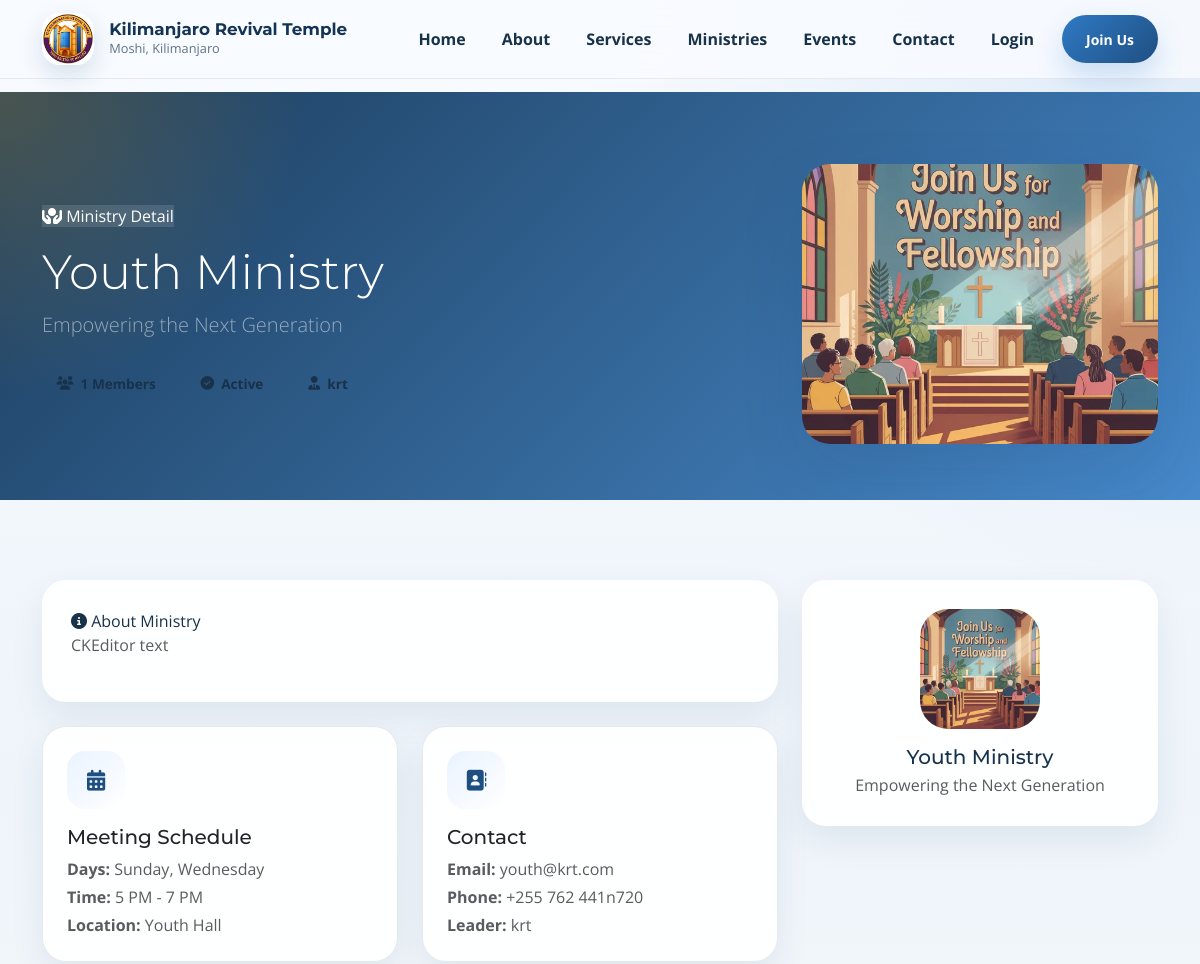
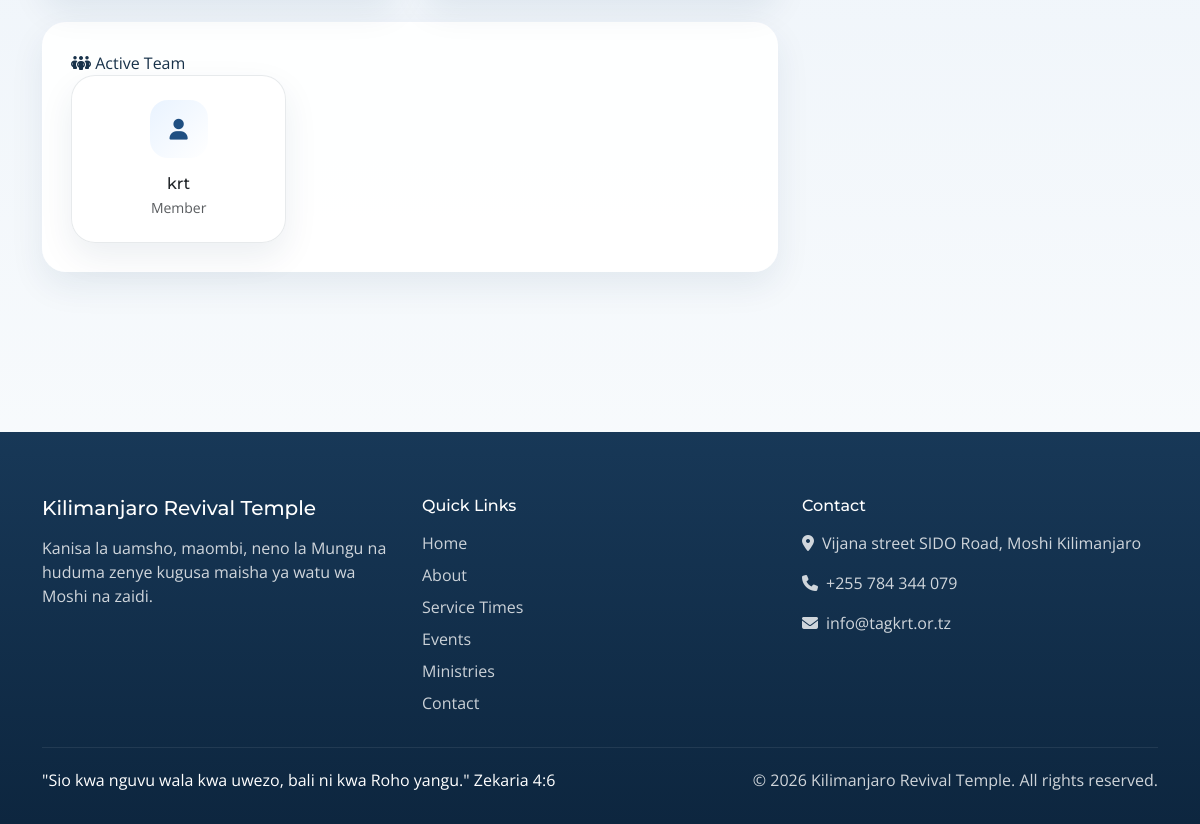
/ministries/youth-ministry/, run on an earlier commit of the app's database (2 pictures, top to bottom).
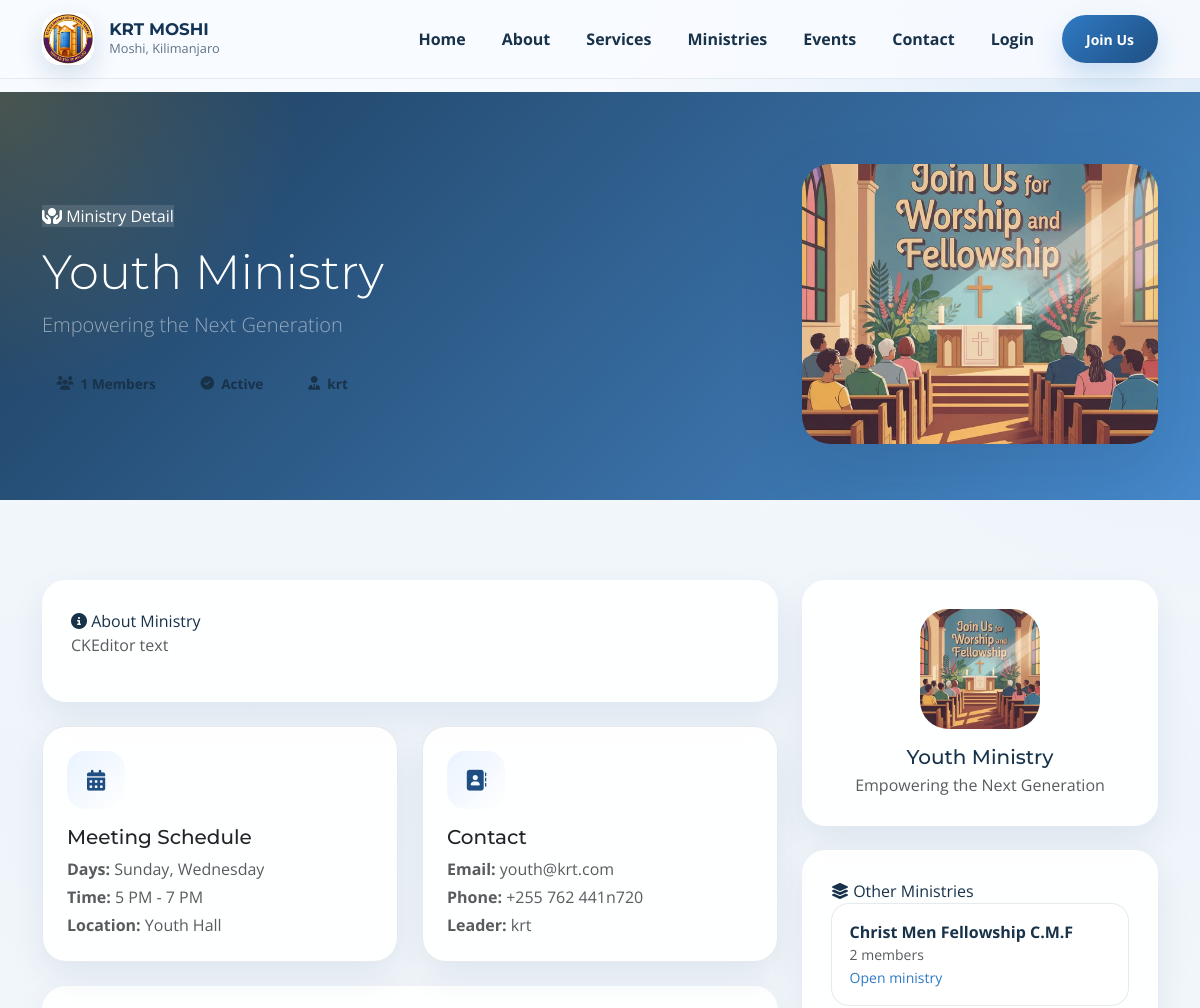
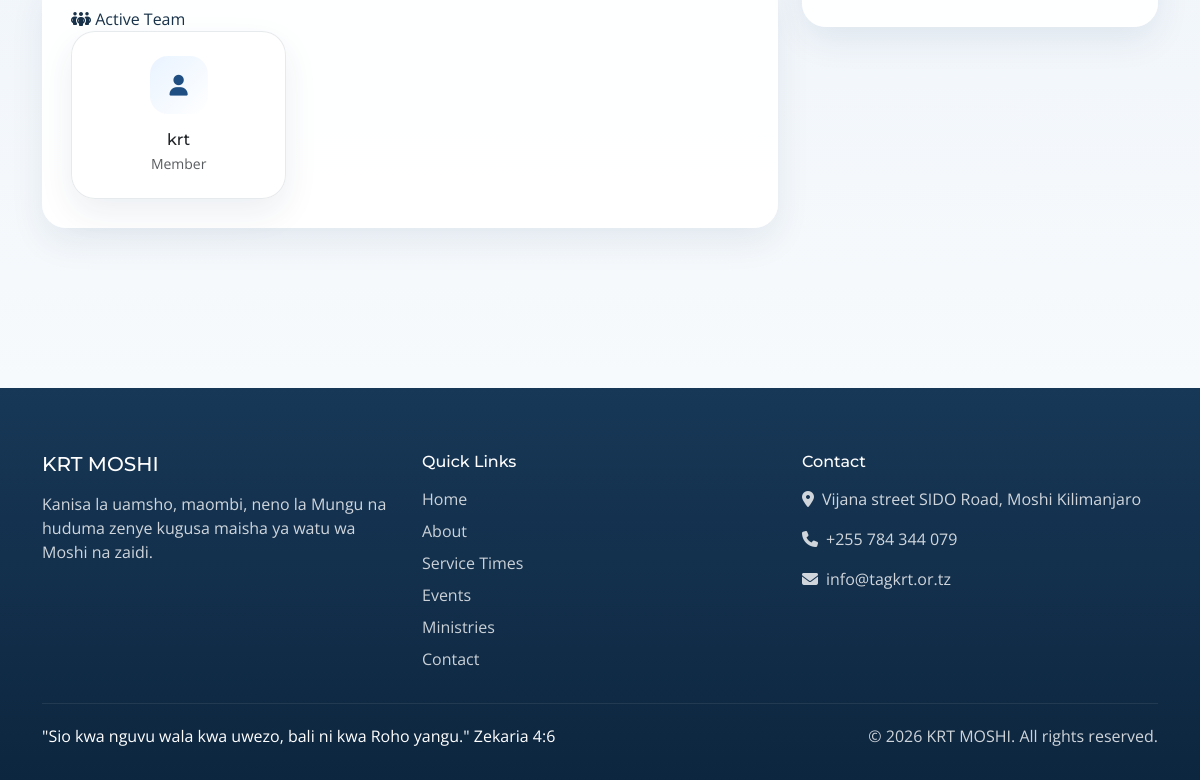
And on a later commit of the database (2 pictures, top to bottom).
### core/models.py (models this page shows, shortened)
class SiteConfig(models.Model):
    site_name = models.CharField(max_length=200, default="VCCT Mbezi Beach")
    site_logo = ResizedImageField(
        size=[200, 200],
        quality=85,
        upload_to='config/',
        blank=True,
        null=True,
        help_text="Logo size: 200x200 pixels"
    )
    site_favicon = ResizedImageField(
        size=[64, 64],
        quality=85,
        upload_to='config/',
        blank=True,
        null=True,
        help_text="Favicon size: 64x64 pixels"
    )
    hero_bg_image = ResizedImageField(
        size=[1920, 1080],
        quality=85,
        upload_to='config/',
        blank=True,
        null=True,
        help_text="Hero background size: 1920x1080 pixels"
    )
    contact_email = models.EmailField(default="info@tagkrt.or.tz")
    contact_phone = models.CharField(max_length=20, default="+255 784 344 079")
    address = models.TextField(default="Vijana street SIDO Road, Moshi Kilimanjaro")
    facebook_url = models.URLField(blank=True, null=True)
    twitter_url = models.URLField(blank=True, null=True)
    instagram_url = models.URLField(blank=True, null=True)
    youtube_url = models.URLField(blank=True, null=True)
    whatsapp_number = models.CharField(max_length=20, blank=True, null=True)
    about_us = RichTextUploadingField(blank=True, null=True)
    mission = RichTextUploadingField(blank=True, null=True)
    vision = RichTextUploadingField(blank=True, null=True)
    updated_at = models.DateTimeField(auto_now=True)
    class Meta:
        verbose_name = "Site Configuration"
        verbose_name_plural = "Site Configuration"

class MinistryMember(models.Model):
    ROLE_CHOICES = [
        ('leader', 'Leader'),
        ('assistant', 'Assistant Leader'),
        ('member', 'Member'),
        ('volunteer', 'Volunteer'),
    ]
    ministry = models.ForeignKey(Ministry, on_delete=models.CASCADE, related_name='members')
    user = models.ForeignKey(User, on_delete=models.CASCADE, related_name='ministry_memberships')
    role = models.CharField(max_length=20, choices=ROLE_CHOICES, default='member')
    joined_date = models.DateField(default=timezone.now)
    is_active = models.BooleanField(default=True)
    class Meta:
        unique_together = ['ministry', 'user']

class Ministry(models.Model):
    STATUS_CHOICES = [
        ('active', 'Active'),
        ('inactive', 'Inactive'),
        ('developing', 'Developing'),
    ]
    name = models.CharField(max_length=200)
    slug = models.SlugField(unique=True)
    tagline = models.CharField(max_length=300, blank=True, null=True)
    description = RichTextUploadingField()
    leader = models.ForeignKey(User, on_delete=models.SET_NULL,
                              null=True, blank=True, related_name='led_ministries')
    contact_email = models.EmailField(blank=True, null=True)
    contact_phone = models.CharField(max_length=20, blank=True, null=True)
    logo = ResizedImageField(
        size=[400, 400],
        quality=85,
        upload_to='ministries/logos/',
        blank=True,
        null=True,
        help_text="Logo size: 400x400 pixels"
    )
    banner_image = ResizedImageField(
        size=[1200, 600],
        quality=85,
        upload_to='ministries/banners/',
        help_text="Banner size: 1200x600 pixels"
    )
    meeting_days = models.CharField(max_length=100, blank=True, null=True)
    meeting_time = models.CharField(max_length=100, blank=True, null=True)
    meeting_location = models.CharField(max_length=200, blank=True, null=True)
    status = models.CharField(max_length=20, choices=STATUS_CHOICES, default='active')
    is_featured = models.BooleanField(default=False)
    order = models.IntegerField(default=0)
    created_at = models.DateTimeField(auto_now_add=True)
    updated_at = models.DateTimeField(auto_now=True)
    class Meta:
        verbose_name_plural = "Ministries"
        ordering = ['order', 'name']
    def get_absolute_url(self):
        return reverse('core:ministry_detail', kwargs={'slug': self.slug})
    @property
    def member_count(self):
        return self.members.filter(is_active=True).count()

### core/views.py (the view)
# urls.py: path('ministries/<slug:slug>/', views.MinistryDetailView.as_view(), name='ministry_detail'),
class MinistryDetailView(SiteConfigMixin,DetailView):
    model = Ministry
    template_name = 'ministries/ministry_detail.html'
    context_object_name = 'ministry'
    slug_field = 'slug'
    def get_context_data(self, **kwargs):
        context = super().get_context_data(**kwargs)
        ministry = self.object
        related_events = Event.objects.filter(
            status='published',
            start_date__gte=date.today()
        ).filter(
            Q(category__name__icontains=ministry.name) |
            Q(description__icontains=ministry.name)
        ).distinct()[:5]
        active_members = ministry.members.filter(is_active=True).select_related('user')
        context.update({
            'related_events': related_events,
            'active_members': active_members,
            'other_ministries': Ministry.objects.filter(status='active').exclude(pk=ministry.pk).order_by('order', 'name')[:5],
        })
        return context

### core/mixins.py (called while the page is built)
    def get_context_data(self, **kwargs):
        context = super().get_context_data(**kwargs)
        site_config = SiteConfig.objects.first()
        if not site_config:
            site_config = SiteConfig.objects.create()
        context['site_config'] = site_config
        return context

### templates/ministries/ministry_detail.html (shortened to what the changed rows need)
{% extends 'base.html' %}
{% block content %}
<section class="page-hero">
    <div class="container">
        <div class="row g-4 align-items-center">
            <div class="col-lg-8">
                <h1 class="display-5 text-white mt-3">{{ ministry.name }}</h1>
            </div>
        </div>
    </div>
</section>
<section class="site-section">
    <div class="container">
        <div class="row g-4">
            <div class="col-lg-8">
                <div class="row g-4">
                    <div class="col-md-6">
                        <div class="card feature-card h-100">
                            <h2 class="h5">Meeting Schedule</h2>
                        </div>
                    </div>
                    <div class="col-md-6">
                        <div class="card feature-card h-100">
                            <h2 class="h5">Contact</h2>
                        </div>
                    </div>
                </div>
                {% if active_members %}
                <div class="content-panel mt-4">
                    <div class="row g-3">
                        {% for member in active_members|slice:":6" %}
                        <div class="col-md-6 col-xl-4">
                            <div class="card feature-card text-center h-100">
                                <div class="feature-icon mx-auto"><i class="fas fa-user"></i></div>
                                <h3 class="h6 mb-1">{{ member.user.get_full_name|default:member.user.username }}</h3>
                                <p class="small text-muted mb-0">{{ member.get_role_display }}</p>
                            </div>
                        </div>
                        {% endfor %}
                    </div>
                </div>
                {% endif %}
            </div>
            <div class="col-lg-4">
                {% if ministry.logo %}
                <div class="content-panel text-center mb-4">
                    <h2 class="h5 mb-1">{{ ministry.name }}</h2>
                </div>
                {% endif %}
                {% if other_ministries %}
                <div class="content-panel">
                    <span class="eyebrow mb-3"><i class="fas fa-layer-group"></i> Other Ministries</span>
                    {% for other in other_ministries %}
                    <div class="timeline-item">
                        <div class="fw-bold">{{ other.name }}</div>
                        <div class="small text-muted">{{ other.member_count }} members</div>
                        <a href="{{ other.get_absolute_url }}" class="small">Open ministry</a>
                    </div>
                    {% endfor %}
                </div>
                {% endif %}
            </div>
        </div>
    </div>
</section>
{% endblock %}

### templates/base.html (shortened to what the changed rows need)
<!DOCTYPE html>
{% load static %}
<html lang="en">
<head>
    <link href="https://cdn.jsdelivr.net/npm/bootstrap@5.3.3/dist/css/bootstrap.min.css" rel="stylesheet">
    <link rel="stylesheet" href="https://cdnjs.cloudflare.com/ajax/libs/font-awesome/6.5.2/css/all.min.css">
    <link rel="stylesheet" href="{% static 'css/style.css' %}">
</head>
<body>
    <nav class="navbar navbar-expand-lg fixed-top">
        <div class="container">
            <a class="navbar-brand d-flex align-items-center" href="{% url 'core:home' %}">
                {% if site_config.site_logo %}
                <img src="{{ site_config.site_logo.url }}" alt="{{ site_config.site_name|default:'KRT Logo' }}">
                {% endif %}
                <div>
                    <div class="navbar-brand-text">{{ site_config.site_name|default:"Kilimanjaro Revival Temple" }}</div>
                    <div class="navbar-brand-subtitle">Moshi, Kilimanjaro</div>
                </div>
            </a>
        </div>
    </nav>
    <div class="page-shell">
        <main class="page-content">
            {% block content %}{% endblock %}
        </main>
        <footer class="footer-shell">
            <div class="container">
                <div class="row g-4">
                    <div class="col-lg-4">
                        <h5 class="mb-3">{{ site_config.site_name|default:"Kilimanjaro Revival Temple" }}</h5>
                        <p class="mb-4">Kanisa la uamsho, maombi, neno la Mungu na huduma zenye kugusa maisha ya watu wa Moshi na zaidi.</p>
                    </div>
                    <div class="col-lg-4">
                        <div class="d-grid gap-3">
                            <div><i class="fas fa-location-dot me-2"></i>{{ site_config.address|default:"Vijana Street, SIDO Road, Moshi Kilimanjaro" }}</div>
                            <div><i class="fas fa-phone me-2"></i>{{ site_config.contact_phone|default:"+255 784 344 079" }}</div>
                            <div><i class="fas fa-envelope me-2"></i>{{ site_config.contact_email|default:"info@tagkrt.or.tz" }}</div>
                        </div>
                    </div>
                </div>
                <div class="footer-bottom d-flex flex-column flex-md-row justify-content-between gap-2">
                    <div class="footer-verse">"Sio kwa nguvu wala kwa uwezo, bali ni kwa Roho yangu." Zekaria 4:6</div>
                    <div>&copy; {% now "Y" %} {{ site_config.site_name|default:"Kilimanjaro Revival Temple" }}. All rights reserved.</div>
                </div>
            </div>
        </footer>
    </div>
</body>
</html>

What changed in the data, as far as the page shows it:
changed SiteConfig "Vijana street SIDO Road, Moshi Kilimanjaro": site_name "Kilimanjaro Revival Temple" → "KRT MOSHI"
added Ministry: name "Christ Men Fellowship C.M.F", member_count "2"
Also different on the page:
text now shown: "Other Ministries"
